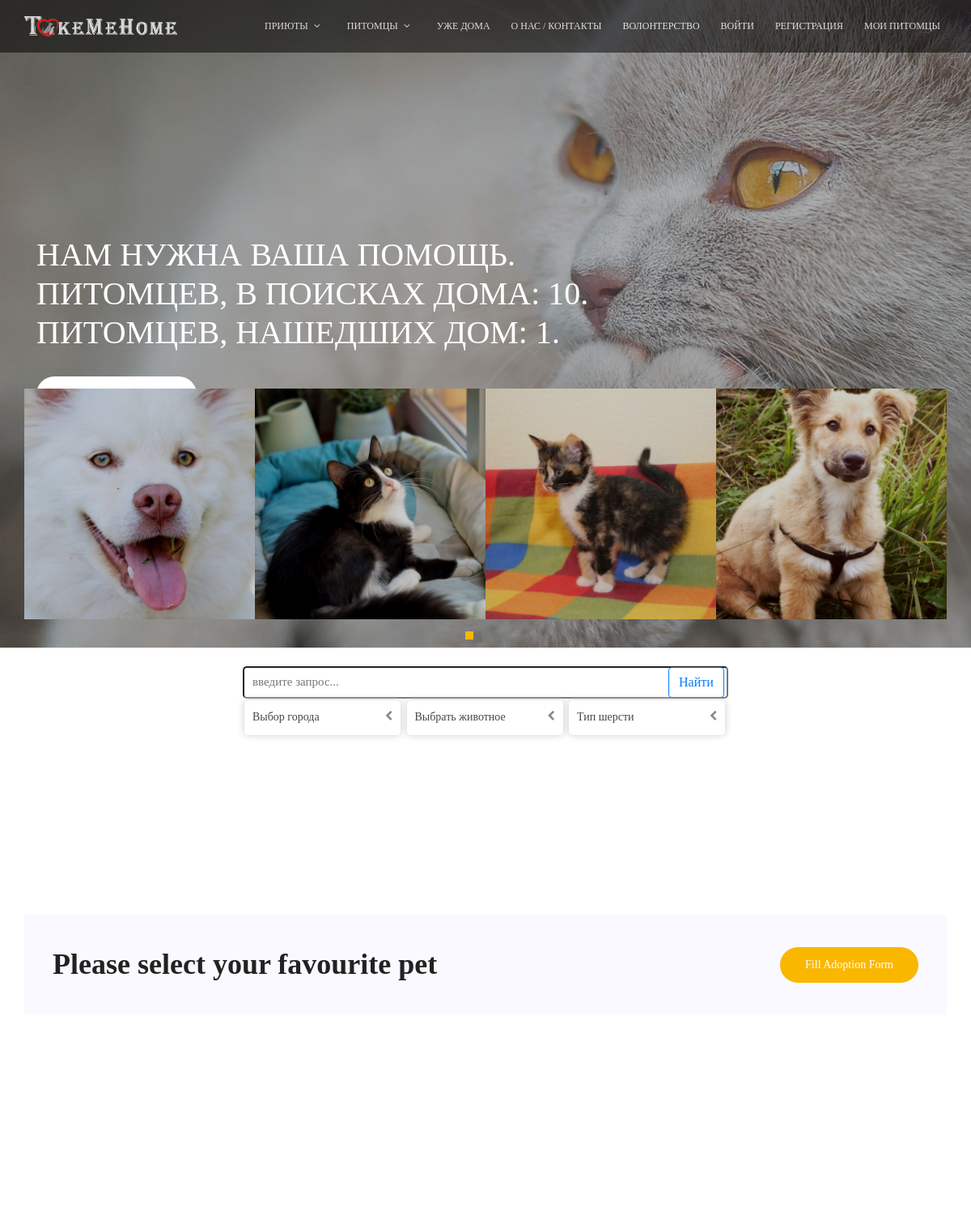
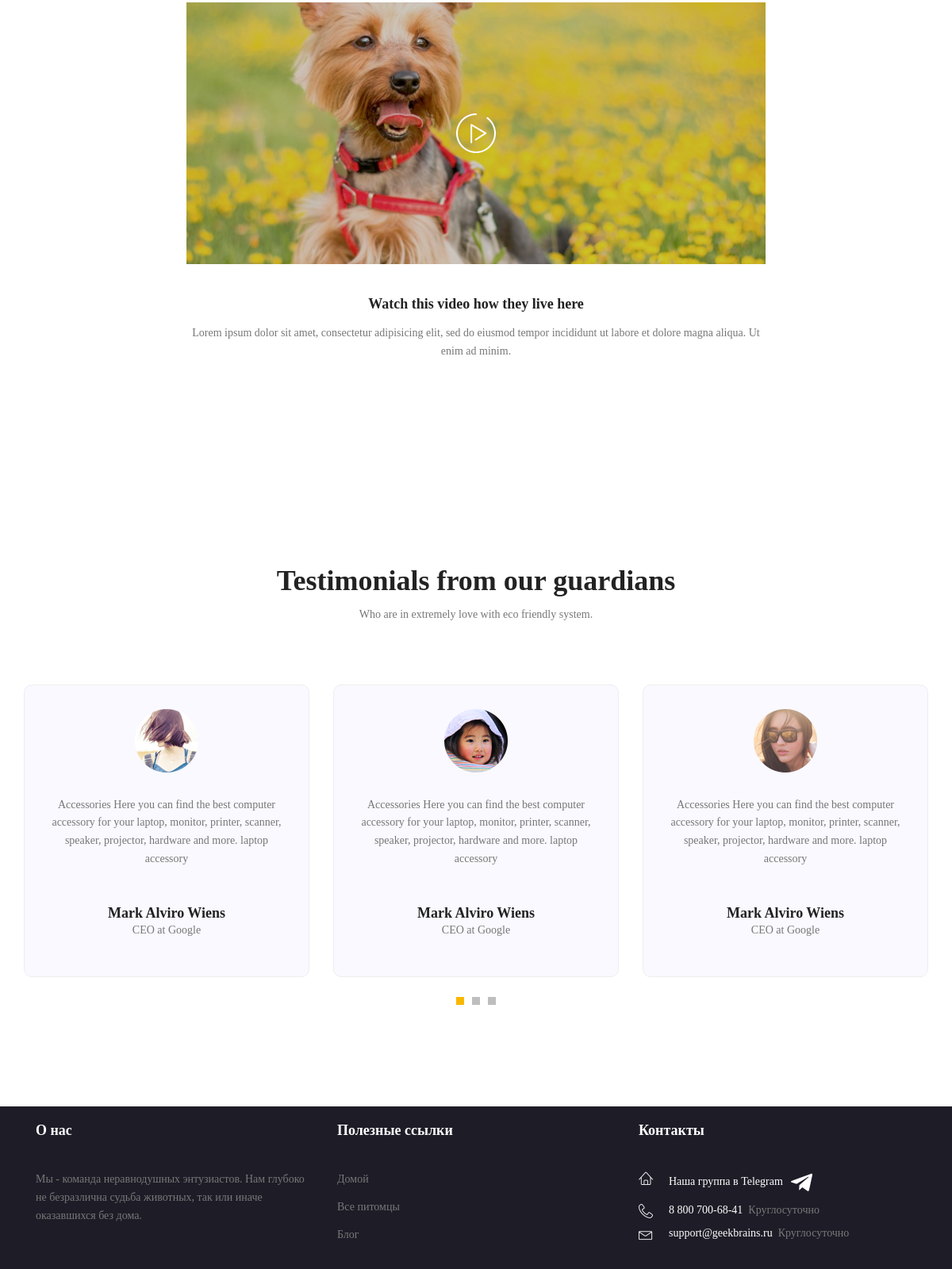
/index, run on the app's committed database (2 pictures, top to bottom).
### mainapp/models.py (models this page shows, shortened)
class Core(models.Model):
    class Meta:
        ordering = ('-is_active', 'sort', 'name')
        verbose_name = 'Ядро'
        verbose_name_plural = 'Ядра'
    name = models.CharField(verbose_name='заголовок объекта', max_length=255, null=True)
    description = models.TextField(verbose_name='описание объекта', blank=True, null=True)
    sort = models.IntegerField(verbose_name='номер объекта для сортировки', default=0, blank=True, null=False)
    is_active = models.BooleanField(verbose_name='активен ли объект', default=True, db_index=True)
    created = models.DateTimeField(verbose_name='создан', auto_now_add=True)
    updated = models.DateTimeField(verbose_name='обновлен', auto_now=True)
    active_user = models.ForeignKey(settings.AUTH_USER_MODEL,
                                    on_delete=models.CASCADE,
                                    related_name='basket')

class Menu(Core):
    class Meta:
        ordering = ('parent_id', 'sort', 'name')
        verbose_name = 'Элемент меню'
        verbose_name_plural = 'Меню сайта'
    url = models.CharField('ссылка', max_length=255, blank=False, null=False, default='#')
    css_class = models.CharField('CSS-Класс блока меню', max_length=30, null=False, blank=True, default='')
    seen_guests = models.BooleanField('виден незарегистрированным пользователям', default=True)
    seen_users = models.BooleanField('виден зарегистрированным пользователям', default=False)
    seen_shelters = models.BooleanField('виден приютам', default=False)
    parent = models.ForeignKey('self', verbose_name='суперкласс меню', null=True, blank=True, related_name='submenus',
                               on_delete=models.CASCADE)
    objects = MenuManager()
    def __getattr__(self, attr):
        if attr.startswith('get_menu_'):
            return type(self).objects.get_menu(attr[9:])
        return super().__getattr__(attr)
    def get_url(self):
        return reverse(self.url) if ':' in self.url else self.url

class Core(models.Model):
    class Meta:
        ordering = ('-is_active', 'sort', 'name')
        verbose_name = 'Ядро'
        verbose_name_plural = 'Ядра'
    name = models.CharField(verbose_name='заголовок объекта', max_length=255, null=True)
    description = models.TextField(verbose_name='описание объекта', blank=True, null=True)
    sort = models.IntegerField(verbose_name='номер объекта для сортировки', default=0, blank=True, null=False)
    is_active = models.BooleanField(verbose_name='активен ли объект', default=True, db_index=True)
    created = models.DateTimeField(verbose_name='создан', auto_now_add=True)
    updated = models.DateTimeField(verbose_name='обновлен', auto_now=True)
    active_user = models.ForeignKey(settings.AUTH_USER_MODEL,
                                    on_delete=models.CASCADE,
                                    related_name='basket')

class Pet(Core):
    pet_shelter = models.ForeignKey(Shelter, on_delete=models.CASCADE, related_name='pets', blank=False, null=False)
    pet_category = models.ForeignKey(PetCategory, on_delete=models.CASCADE)
    pet_status = models.ForeignKey(PetStatus, on_delete=models.CASCADE)
    pet_breed = models.ForeignKey(PetBreed, on_delete=models.CASCADE)
    pet_gender = models.ForeignKey(PetGender, on_delete=models.CASCADE)
    pet_size = models.ForeignKey(PetSize, on_delete=models.CASCADE)
    pet_wool_length = models.ForeignKey(PetWool, on_delete=models.CASCADE)
    pet_color = models.ForeignKey(PetColor, on_delete=models.CASCADE)
    pet_character = models.ForeignKey(PetCharacter, on_delete=models.CASCADE)
    age = models.PositiveIntegerField(verbose_name='возраст (лет)', default=0)
    month = models.PositiveIntegerField(verbose_name='возраст (мес)', default=0)

class Picture(Core):
    class Meta:
        ordering = ('sort', 'updated')
        verbose_name = 'Картинка'
        verbose_name_plural = 'Картинки'
    image = models.ImageField(upload_to='images')
    related_obj = models.ForeignKey(Core,
                                    verbose_name='изображения',
                                    null=True, blank=True,
                                    related_name='images',
                                    on_delete=models.CASCADE)

### mainapp/views.py (the view)
# urls.py: path('index', Index.as_view(), name='index'),
class Index(TemplateView):
    template_name = 'mainapp/index.html'
    pets_row = Pet.objects.all()
    adopted = Pet.get_count('Уже дома')
    extra_context = {
        'pets_row': pets_row,
        'adopted': adopted,
        'pets': Pet.get_count() - adopted,
    }

### mainapp/context_processors.py (called while the page is built)
def get_context(request):
    context = {
        'menu': Menu(),
    }
    return context

### mainapp/models.py (called while the page is built)
    def get_menu(self, attr):
        return self.filter(name=attr, parent_id__isnull=True).first()

### mainapp/templates/mainapp/index.html (shortened to what this page needs)
{% extends 'mainapp/base.html' %}
{% load static %}
{% block main_banner %}
    {% include 'mainapp/includes/inc-main_banner_big.html' %}
{% endblock %}
{% block content %}
    <section class="image-carusel-area">
        <div class="container">
            <div class="row">
                <div class="active-image-carusel">
                    {% for pet in pets_row %}
                    <div class="single-image-carusel center_cropped">
                    <a href="{% url 'mainapp:pet_card' pet.pk %}">
                        <img class="img-fluid " src="{{pet.images.first.image.url}}" alt="">
                    </a>
                    </div>
                    {% endfor %}
                </div>
            </div>
        </div>
    </section>
{% block search %}
    {% include 'mainapp/includes/search_list.html' %}
{% endblock %}
    <section class="callto-top-area section-gap">
        <div class="container">
            <div class="row justify-content-between callto-top-wrap pt-40 pb-40">
                <div class="col-lg-8 callto-top-left">
                    <h1>Please select your favourite pet</h1>
                </div>
                <div class="col-lg-4 callto-top-right">
                    <a href="#" class="primary-btn">Fill Adoption Form</a>
                </div>
            </div>
        </div>
    </section>
    <section class="video-area section-gap">
        <div class="container">
            <div class="row justify-content-center align-items-center">
                <div class="col-lg-8">
                    <div class="about-video-right justify-content-center align-items-center d-flex relative">
                        <a class="play-btn" href="https://www.youtube.com/watch?v=ARA0AxrnHdM"><img
                                class="img-fluid mx-auto" src="{% static 'img/play-btn.png' %}" alt=""></a>
                    </div>
                    <div class="description">
                        <h4>Watch this video how they live here</h4>
                        <p>
                            Lorem ipsum dolor sit amet, consectetur adipisicing elit, sed do eiusmod tempor incididunt
                            ut labore et dolore magna aliqua. Ut enim ad minim.
                        </p>
                    </div>
                </div>
            </div>
        </div>
    </section>
    <section class="testomial-area section-gap" id="testimonail">
        <div class="container">
            <div class="row d-flex justify-content-center">
                <div class="menu-content pb-60 col-lg-8">
                    <div class="title text-center">
                        <h1 class="mb-10">Testimonials from our guardians</h1>
                        <p>Who are in extremely love with eco friendly system.</p>
                    </div>
                </div>
            </div>
            <div class="row">
                <div class="active-testimonial-carusel">
                    <div class="single-testimonial item">
                        <img class="mx-auto" src="{% static 'img/t1.png' %}" alt="">
                        <p class="desc">
                            Accessories Here you can find the best computer accessory for your laptop, monitor, printer,
                            scanner, speaker, projector, hardware and more. laptop accessory
                        </p>
                        <h4>Mark Alviro Wiens</h4>
                        <p>
                            CEO at Google
                        </p>
                    </div>
                    <div class="single-testimonial item">
                        <img class="mx-auto" src="{% static 'img/t2.png' %}" alt="">
                        <p class="desc">
                            Accessories Here you can find the best computer accessory for your laptop, monitor, printer,
                            scanner, speaker, projector, hardware and more. laptop accessory
                        </p>
                        <h4>Mark Alviro Wiens</h4>
                        <p>
                            CEO at Google
                        </p>
                    </div>
                    <div class="single-testimonial item">
                        <img class="mx-auto" src="{% static 'img/t3.png' %}" alt="">
                        <p class="desc">
                            Accessories Here you can find the best computer accessory for your laptop, monitor, printer,
                            scanner, speaker, projector, hardware and more. laptop accessory
                        </p>
                        <h4>Mark Alviro Wiens</h4>
                        <p>
                            CEO at Google
                        </p>
                    </div>
                </div>
            </div>
        </div>
    </section>
{% endblock %}

### mainapp/templates/mainapp/includes/mainmenu.html (shortened to what this page needs)
<nav id="nav-menu-container">
    <ul class="nav-menu {{ menu.css_class }}">
        {% for object in menu.submenus.all %}
            <li class="mainmenu {{ obj.css_class }}"><a href="{{ object.get_url }}"> {{ object.name }} </a>
            </li>
        {% endfor %}
        <li><a href="{% url 'mainapp:volunteer' %}">Волонтерство</a></li>
        {% if user.is_authenticated %}
            {% if user.avatar %}
                <li><img src="{{ user.avatar.url }}" width="40" alt="" style="border-radius: 50%"></li>
            {% endif %}
            <li class="mainmenu menu-has-children"><a href="{% url 'auth:edit' %}">
                {% if user.first_name %} {{ user.first_name }} {% else %}
                    {{ user.username }} {% endif %}</a>
                <ul>
                    {% if user.is_superuser %}
                        <li>
                            <a href="{% url 'adminapp:pet_list' %}">
                                Администрирование
                            </a>
                        </li>
                    {% endif %}
                    {% if user.activateuser.is_shelter == 'SHELTER' %}
                        <li>
                        <a href="{% url 'adminapp:shelter_create' %}">
                            Личный кабинет приюта
                        </a>
                        </li>
                    {% else %}
                        <li>
                            <a href="{% url 'auth:edit' %}">
                            Личный кабинет
                        </a>
                        </li>
                    {% endif %}
                    <li class=""><a href="{% url 'auth:logout' %}">Выйти</a></li>
                </ul>
            </li>
        {% else %}
            <li class="mainmenu"><a href="{% url 'auth:login' %}">Войти</a></li>
            <li class="mainmenu"><a href="{% url 'auth:register' %}">Регистрация</a></li>
        {% endif %}
        <li class="mainmenu"><a href="{% url 'reserve:view' %}">Мои питомцы</a></li>
    </ul>
</nav>

### static/css/main.css (style rules this page uses)
body { color: #777777; font-family: 'Century Gothic Regular'; font-size: 14px; font-weight: 300; line-height: 1.625em; position: relative; }
ol, ul { margin: 0; padding: 0; list-style: none; }
a { -webkit-transition: all 0.3s ease 0s; -moz-transition: all 0.3s ease 0s; -o-transition: all 0.3s ease 0s; transition: all 0.3s ease 0s; }
a, a:focus, a:hover { text-decoration: none; outline: 0; }
h1, h2, h3, h4, h5, h6 { font-family: 'Century Gothic Regular'; color: #222222; line-height: 1.2em !important; margin-bottom: 0; margin-top: 0; font-weight: 600; }
h1, .h1 { font-size: 36px; }
h4, .h4 { font-size: 18px; }
.mb-10 { margin-bottom: 10px; }
.pt-40 { padding-top: 40px; }
.pb-40 { padding-bottom: 40px; }
.pb-60 { padding-bottom: 60px; }
.text-center { text-align: center; }
.relative { position: relative; }
h1 { font-size: 36px; }
h4 { font-size: 18px; }
h1, h2, h3, h4, h5, h6 { line-height: 1.5em; }
.nav-menu, .nav-menu * { margin: 0; padding: 0; list-style: none; }
.nav-menu li { position: relative; white-space: nowrap; opacity: 1.5; }
.nav-menu > li { float: left; }
.sf-arrows .sf-with-ul { padding-right: 30px; }
.sf-arrows .sf-with-ul:after { content: "\f107"; position: absolute; right: 15px; font-family: FontAwesome; font-style: normal; font-weight: normal; }
#nav-menu-container { margin: 0; }
.nav-menu a { padding: 0 8px 0px 8px; text-decoration: none; display: inline-block; color: #fff; font-weight: 400; font-size: 12px; text-transform: uppercase; outline: none; }
.nav-menu > li { margin-left: 10px; }
#mobile-nav { position: fixed; top: 0; padding-top: 18px; bottom: 0; z-index: 998; background: rgba(0, 0, 0, 0.8); left: -260px; width: 260px; overflow-y: auto; transition: 0.4s; }
#mobile-nav ul { padding: 0; margin: 0; list-style: none; }
#mobile-nav ul li { position: relative; }
#mobile-nav ul li a { color: #fff; font-size: 13px; text-transform: uppercase; overflow: hidden; padding: 10px 22px 10px 15px; position: relative; text-decoration: none; width: 100%; display: block; outline: none; font-weight: 700; }
.section-gap { padding: 120px 0; }
.primary-btn { background-color: #fab700; line-height: 42px; padding-left: 30px; padding-right: 30px; border: 1px solid transparent; border-radius: 25px; color: #fff; display: inline-block; font-weight: 500; position: relative; -webkit-transition: all 0.3s ease 0s; -moz-transition: all 0.3s ease 0s; -o-transition: all 0.3s ease 0s; transition: all 0.3s ease 0s; cursor: pointer; position: relative; }
.image-carusel-area { margin-top: -320px; }
.image-carusel-area .single-image-carusel { background-color: #000; }
.image-carusel-area .single-image-carusel img { opacity: .8; -webkit-transition: all 0.3s ease 0s; -moz-transition: all 0.3s ease 0s; -o-transition: all 0.3s ease 0s; transition: all 0.3s ease 0s; }
.callto-top-wrap { background-color: #f9f9ff; }
.callto-top-wrap .callto-top-left { text-align: left; }
.callto-top-wrap .callto-top-left h1 { margin-left: 20px; }
.callto-top-wrap .callto-top-right { text-align: right; }
.callto-top-wrap .callto-top-right a { margin-right: 20px; }
.about-video-right { background: url(../img/video-bg.jpg) no-repeat center; background-size: cover; height: 330px; }
.about-video-right .play-btn { z-index: 2; }
.description h4 { margin-top: 40px; margin-bottom: 15px; }
.video-area { text-align: center; }
.testomial-area .owl-carousel .owl-item img { width: auto !important; }
.single-testimonial { text-align: center; padding: 30px; border-radius: 10px; background: #f9f9ff; text-align: center; border: 1px solid #eee; -webkit-transition: all 0.3s ease 0s; -moz-transition: all 0.3s ease 0s; -o-transition: all 0.3s ease 0s; transition: all 0.3s ease 0s; }
.single-testimonial h4 { -webkit-transition: all 0.3s ease 0s; -moz-transition: all 0.3s ease 0s; -o-transition: all 0.3s ease 0s; transition: all 0.3s ease 0s; }
.single-testimonial .desc { padding: 30px 0px; }
.single-image-carusel { display: flex; justify-content: center; }
.single-image-carusel img { margin: 0; padding: 0; }
.center_cropped a { position: relative; overflow: hidden; height: 285px; width: 320px; }
.center_cropped img { object-fit: cover; object-position: center; }
.single-image-carusel a { display: flex; justify-content: center; }

### data on the page
Menu: name "ПРИЮТЫ"
Menu: name "ПИТОМЦЫ"
Menu: name "УЖЕ ДОМА"
Menu: name "О НАС / КОНТАКТЫ"
Pet: images.first.image (picture)
Pet: images.first.image (picture)
Pet: images.first.image (picture)
Pet: images.first.image (picture)

### other printed values
{{ pets }} "10"
{{ adopted }} "1"
